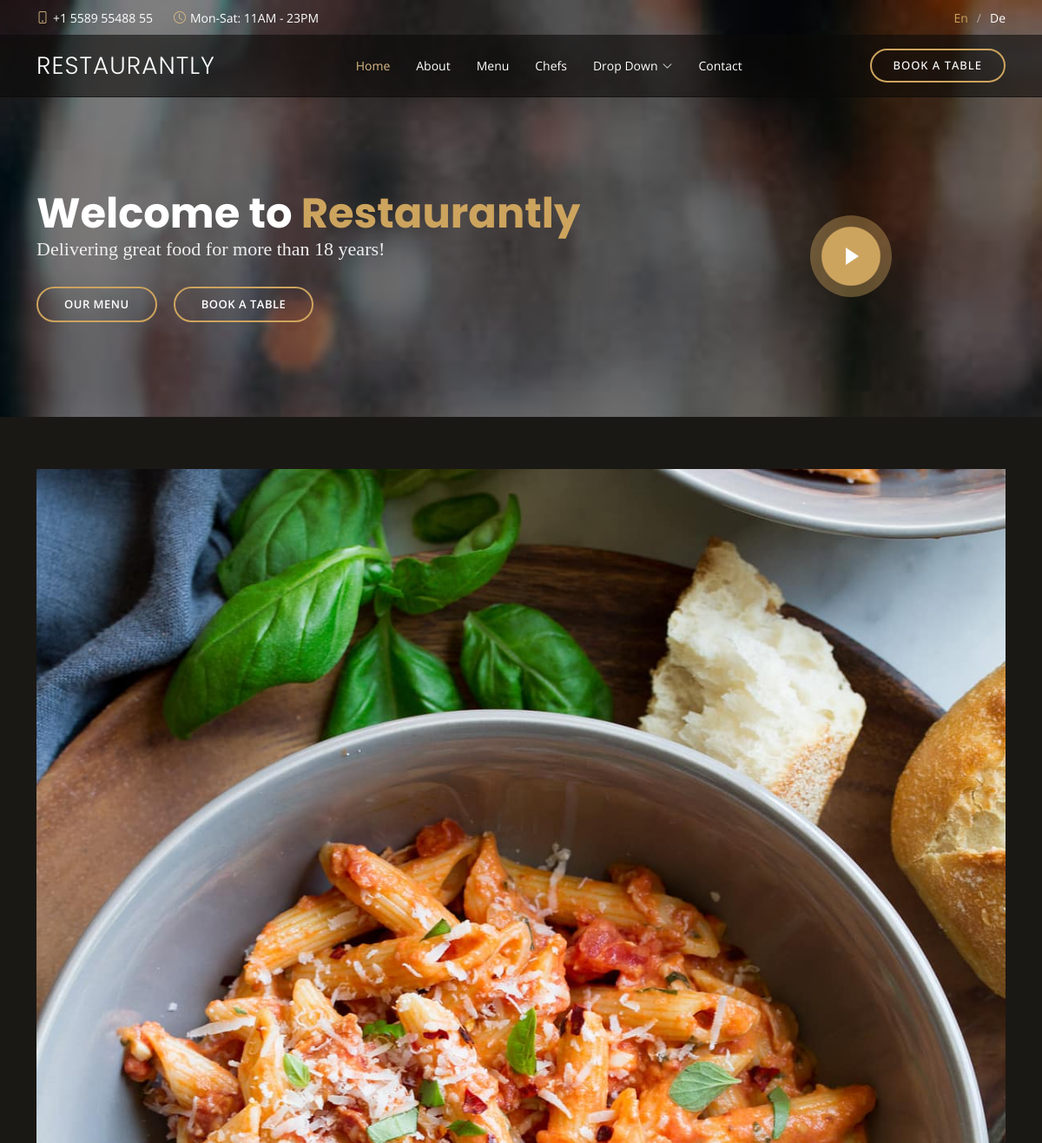
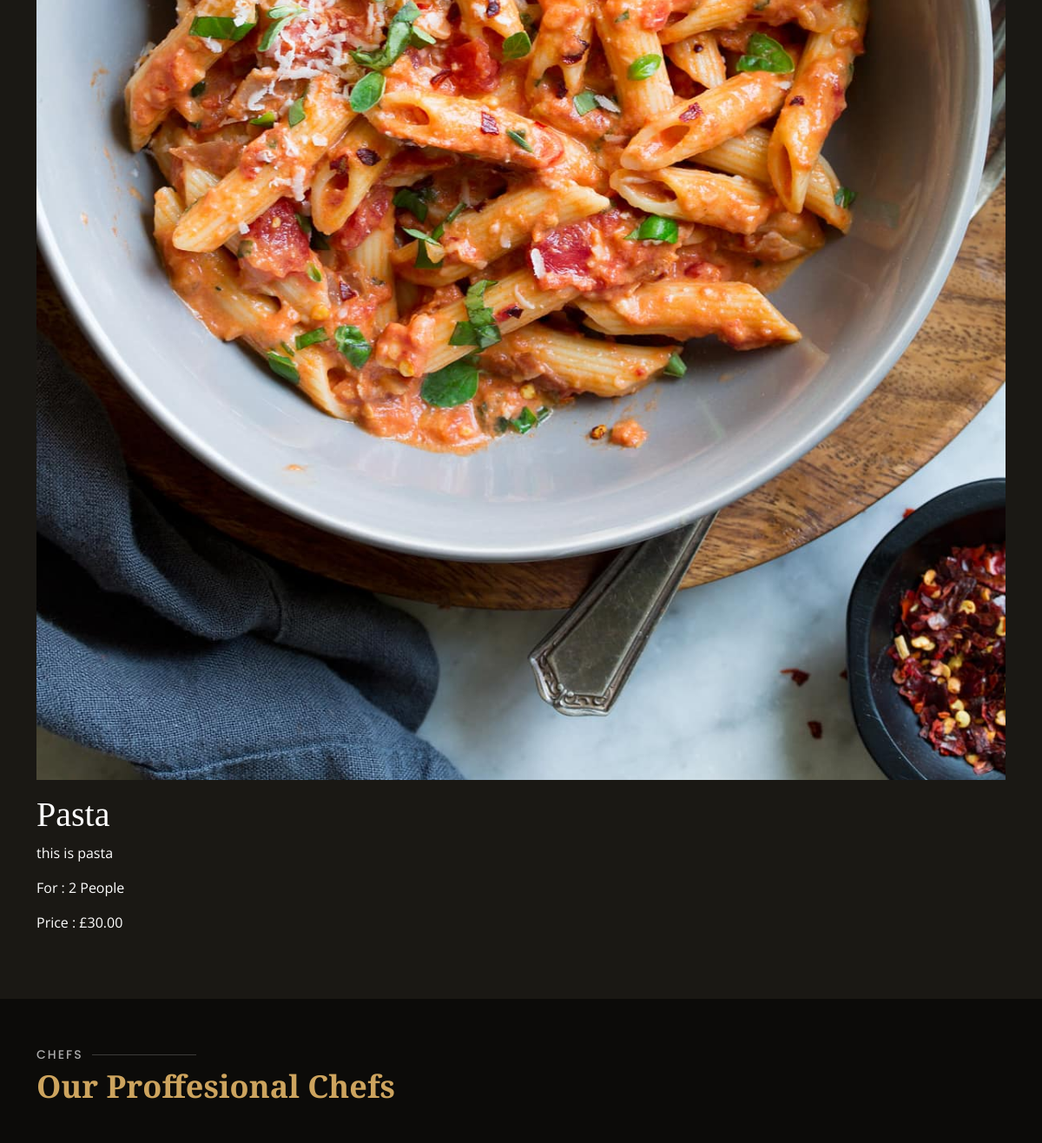
The app's page /hotel/pasta/ (upper part), older data (2 pictures, top to bottom).
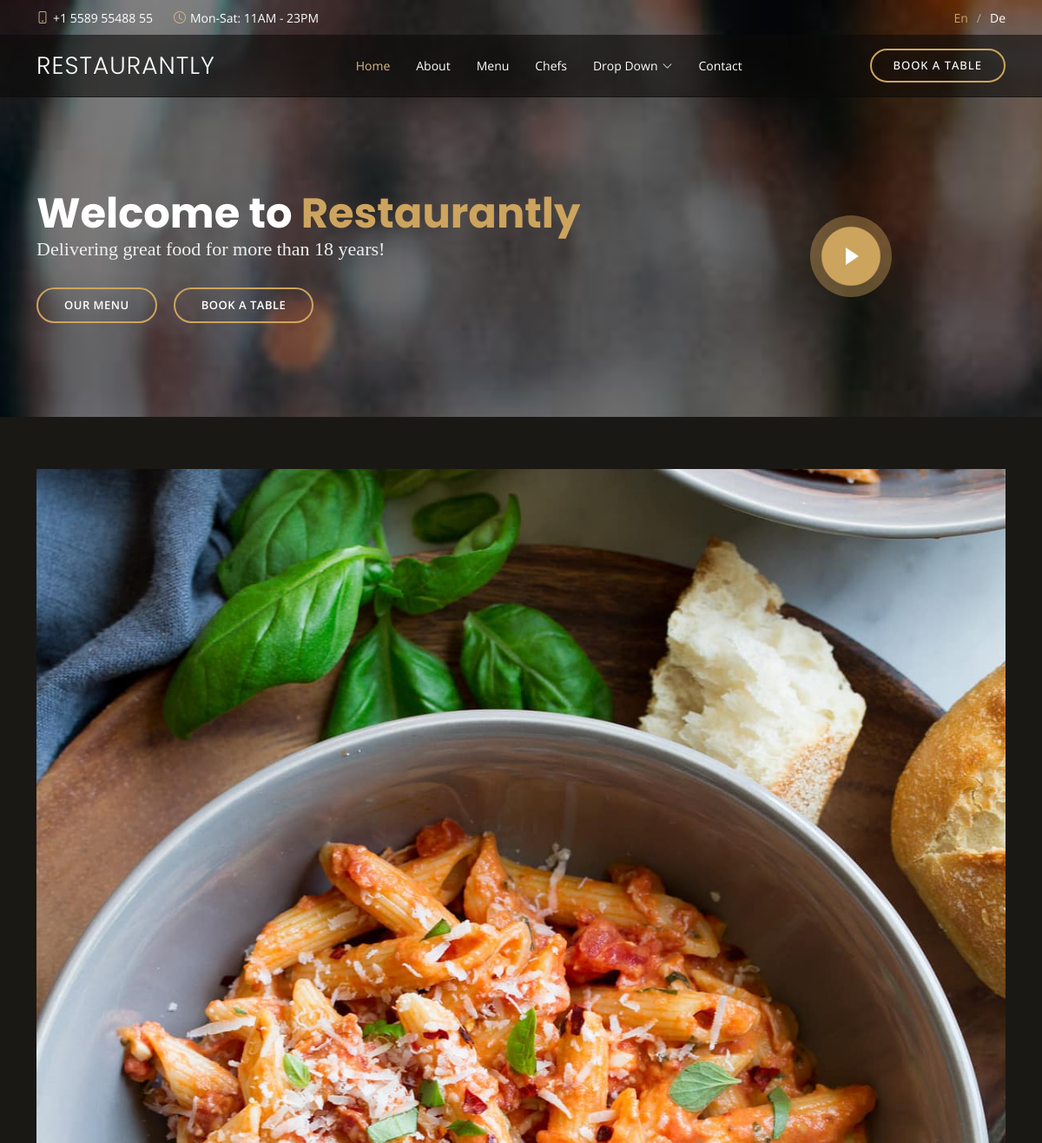
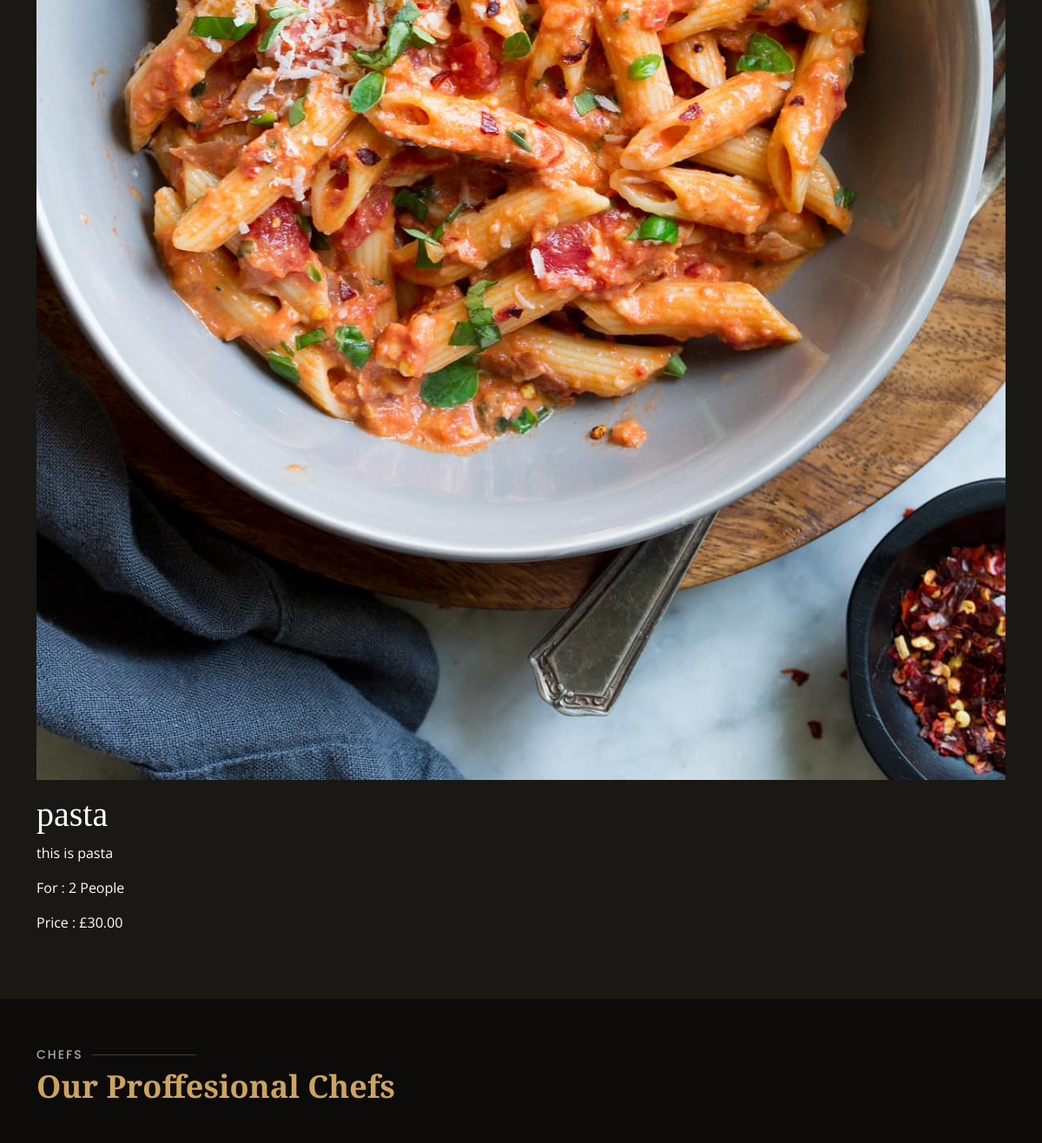
The same page, newer data (2 pictures, top to bottom).
### hotel/models.py (models this page shows, shortened)
class Meals(models.Model):
    name = models.CharField(max_length=50)
    description = models.TextField(max_length=500)
    category = models.ForeignKey('Category', on_delete=models.SET_NULL, null=True)
    people = models.IntegerField()
    price = models.DecimalField(max_length=5, decimal_places=2, max_digits=5)
    image = models.ImageField(upload_to='hotel/')
    slug = models.SlugField(blank=True, null=True)
    class Meta:
        verbose_name = 'meal'
        verbose_name_plural = 'meals'
    def __str__(self):
        return self.name

### hotel/views.py (the view)
# urls.py: path('<slug:slug>/', views.meal_detail, name='meal_detail'),
def meal_detail(request, slug):
    meal_detail = Meals.objects.get(slug=slug)
    context = {'meal_detail':meal_detail}
    return render(request, 'Meals/detail.html', context)

### hotel/templates/Meals/detail.html
{% extends 'base.html' %}
{% load static %}
{% block body %}
            <section id="menu" class="menu section-bg">
                <div class="container" data-aos="fade-up">
                  <div class="row" data-aos="fade-up" data-aos-delay="100">
                    <div class="col-lg-12 d-flex justify-content-center">
                        <img class="image" src="{{ meal_detail.image.url }}" alt="">
                    </div>
                    <div class="text justify-content-center col-lg-12">
                    <h1>{{ meal_detail }}</h1>
                    <p>{{ meal_detail.description }}</p>
                    <p>For : {{meal_detail.people}} People</p>
                    <p>Price : £{{meal_detail.price }}</p>
                </div>
                </div>
            </div>
              </section>
{% endblock body %}

### templates/base.html (shortened to what this page needs)
<!DOCTYPE html>
{% load static %}
<html lang="en">
<head>
  <link href="{% static 'vendor/animate.css/animate.min.css'%}" rel="stylesheet">
  <link href="{% static 'vendor/aos/aos.css'%}" rel="stylesheet">
  <link href="{% static 'vendor/bootstrap/css/bootstrap.min.css'%}" rel="stylesheet">
  <link href="{% static 'vendor/bootstrap-icons/bootstrap-icons.css'%}" rel="stylesheet">
  <link href="{% static 'vendor/boxicons/css/boxicons.min.css'%}" rel="stylesheet">
  <link href="{% static 'vendor/glightbox/css/glightbox.min.css'%}" rel="stylesheet">
  <link href="{% static 'vendor/swiper/swiper-bundle.min.css'%}" rel="stylesheet">
  <link href="{% static 'css/style.css' %}" rel="stylesheet">
</head>
<body>
  <div id="topbar" class="d-flex align-items-center fixed-top">
    <div class="container d-flex justify-content-center justify-content-md-between">
      <div class="contact-info d-flex align-items-center">
        <i class="bi bi-phone d-flex align-items-center"><span>+1 5589 55488 55</span></i>
        <i class="bi bi-clock d-flex align-items-center ms-4"><span> Mon-Sat: 11AM - 23PM</span></i>
      </div>
      <div class="languages d-none d-md-flex align-items-center">
        <ul>
          <li>En</li>
          <li><a href="#">De</a></li>
        </ul>
      </div>
    </div>
  </div>
  <header id="header" class="fixed-top d-flex align-items-cente">
    <div class="container-fluid container-xl d-flex align-items-center justify-content-lg-between">
      <h1 class="logo me-auto me-lg-0"><a href="{% url 'hotel:meal_list' %}">Restaurantly</a></h1>
      <nav id="navbar" class="navbar order-last order-lg-0">
        <ul>
          <li><a class="nav-link scrollto active" href="{% url 'hotel:meal_list' %}">Home</a></li>
          <li><a class="nav-link scrollto" href="#about">About</a></li>
          <li><a class="nav-link scrollto" href="{% url 'hotel:meal_list' %}">Menu</a></li>
          <li><a class="nav-link scrollto" href="#chefs">Chefs</a></li>
          <li class="dropdown"><a href="#"><span>Drop Down</span> <i class="bi bi-chevron-down"></i></a>
          </li>
          <li><a class="nav-link scrollto" href="#contact">Contact</a></li>
        </ul>
      </nav>
      <a href="{% url 'reservation:reserve_table' %}" class="book-a-table-btn scrollto d-none d-lg-flex">Book a table</a>
    </div>
  </header>
  <section id="hero" class="d-flex align-items-center">
    <div class="container position-relative text-center text-lg-start" data-aos="zoom-in" data-aos-delay="100">
      <div class="row">
        <div class="col-lg-8">
          <h1>Welcome to <span>Restaurantly</span></h1>
          <h2>Delivering great food for more than 18 years!</h2>
          <div class="btns">
            <a href="{% url 'hotel:meal_list' %}" class="btn-menu animated fadeInUp scrollto">Our Menu</a>
            <a href="{% url 'reservation:reserve_table' %}" class="btn-book animated fadeInUp scrollto">Book a Table</a>
          </div>
        </div>
        <div class="col-lg-4 d-flex align-items-center justify-content-center position-relative" data-aos="zoom-in" data-aos-delay="200">
          <a href="https://www.youtube.com/watch?v=GlrxcuEDyF8" class="glightbox play-btn"></a>
        </div>
      </div>
    </div>
  </section>
  <main id="main">
    {% block body %}
    {% endblock body %}
    <section id="chefs" class="chefs">
      <div class="container" data-aos="fade-up">
        <div class="section-title">
          <h2>Chefs</h2>
          <p>Our Proffesional Chefs</p>
        </div>
      </div>
    </section>
  </main>
</body>
</html>

Row changes from the older to the newer data that the page shows:
removed Meals: image (picture), name "Pasta", description "this is pasta", people "2", price "30.00"
added Meals: image (picture), name "pasta", description "this is pasta", people "2", price "30.00"
